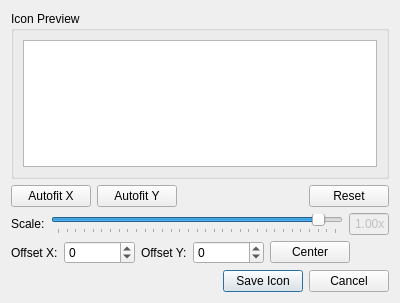
<?xml version="1.0" encoding="UTF-8"?>
<ui version="4.0">
 <class>iconExport</class>
 <widget class="QDialog" name="iconExport">
  <property name="geometry">
   <rect>
    <x>0</x>
    <y>0</y>
    <width>400</width>
    <height>303</height>
   </rect>
  </property>
  <property name="minimumSize">
   <size>
    <width>400</width>
    <height>303</height>
   </size>
  </property>
  <property name="maximumSize">
   <size>
    <width>400</width>
    <height>303</height>
   </size>
  </property>
  <property name="windowTitle">
   <string>Save TSR Icon</string>
  </property>
  <property name="modal">
   <bool>true</bool>
  </property>
  <layout class="QGridLayout" name="gridLayout">
   <item row="0" column="0">
    <layout class="QVBoxLayout" name="verticalLayout">
     <item>
      <widget class="QGroupBox" name="groupBox">
       <property name="title">
        <string>Icon Preview</string>
       </property>
       <layout class="QGridLayout" name="gridLayout_2">
        <item row="0" column="0">
         <widget class="QGraphicsView" name="iconPreview">
          <property name="minimumSize">
           <size>
            <width>148</width>
            <height>125</height>
           </size>
          </property>
          <property name="mouseTracking">
           <bool>true</bool>
          </property>
          <property name="toolTip">
           <string/>
          </property>
          <property name="dragMode">
           <enum>QGraphicsView::NoDrag</enum>
          </property>
         </widget>
        </item>
       </layout>
      </widget>
     </item>
     <item>
      <layout class="QHBoxLayout" name="horizontalLayout">
       <item>
        <widget class="QPushButton" name="fitXButton">
         <property name="toolTip">
          <string>Fit the animation frame to the icon's width, centering vertically</string>
         </property>
         <property name="text">
          <string>Autofit X</string>
         </property>
        </widget>
       </item>
       <item>
        <widget class="QPushButton" name="fitYButton">
         <property name="toolTip">
          <string>Fit the animation frame to the icon's height, centering horizontally</string>
         </property>
         <property name="text">
          <string>Autofit Y</string>
         </property>
        </widget>
       </item>
       <item>
        <spacer name="horizontalSpacer">
         <property name="orientation">
          <enum>Qt::Horizontal</enum>
         </property>
         <property name="sizeHint" stdset="0">
          <size>
           <width>40</width>
           <height>20</height>
          </size>
         </property>
        </spacer>
       </item>
       <item>
        <widget class="QPushButton" name="resetButton">
         <property name="toolTip">
          <string>Clear set values and place animation frame at 0,0 at original size</string>
         </property>
         <property name="text">
          <string>Reset</string>
         </property>
        </widget>
       </item>
      </layout>
     </item>
     <item>
      <layout class="QHBoxLayout" name="horizontalLayout_4">
       <item>
        <widget class="QLabel" name="label_3">
         <property name="toolTip">
          <string>Zoom multiplier for animation frame</string>
         </property>
         <property name="text">
          <string>Scale:</string>
         </property>
        </widget>
       </item>
       <item>
        <widget class="QSlider" name="horizontalSlider">
         <property name="toolTip">
          <string>Zoom multiplier for animation frame</string>
         </property>
         <property name="minimum">
          <number>-30</number>
         </property>
         <property name="maximum">
          <number>2</number>
         </property>
         <property name="singleStep">
          <number>1</number>
         </property>
         <property name="value">
          <number>0</number>
         </property>
         <property name="orientation">
          <enum>Qt::Horizontal</enum>
         </property>
         <property name="tickPosition">
          <enum>QSlider::TicksBelow</enum>
         </property>
         <property name="tickInterval">
          <number>0</number>
         </property>
        </widget>
       </item>
       <item>
        <widget class="QLineEdit" name="scaleFacBox">
         <property name="enabled">
          <bool>false</bool>
         </property>
         <property name="maximumSize">
          <size>
           <width>40</width>
           <height>16777215</height>
          </size>
         </property>
         <property name="focusPolicy">
          <enum>Qt::NoFocus</enum>
         </property>
         <property name="toolTip">
          <string>Zoom multiplier for animation frame</string>
         </property>
         <property name="text">
          <string>1.00x</string>
         </property>
         <property name="maxLength">
          <number>10</number>
         </property>
         <property name="alignment">
          <set>Qt::AlignRight|Qt::AlignTrailing|Qt::AlignVCenter</set>
         </property>
         <property name="readOnly">
          <bool>true</bool>
         </property>
        </widget>
       </item>
      </layout>
     </item>
     <item>
      <layout class="QHBoxLayout" name="horizontalLayout_3">
       <item>
        <widget class="QLabel" name="label">
         <property name="toolTip">
          <string>Offset, in pixels, from upper left of image</string>
         </property>
         <property name="text">
          <string>Offset X:</string>
         </property>
        </widget>
       </item>
       <item>
        <widget class="QSpinBox" name="offsetXBox">
         <property name="toolTip">
          <string>Offset, in pixels, from upper left of image</string>
         </property>
         <property name="minimum">
          <number>-999999999</number>
         </property>
         <property name="maximum">
          <number>999999999</number>
         </property>
        </widget>
       </item>
       <item>
        <widget class="QLabel" name="label_2">
         <property name="toolTip">
          <string>Offset, in pixels, from upper left of image</string>
         </property>
         <property name="text">
          <string>Offset Y:</string>
         </property>
        </widget>
       </item>
       <item>
        <widget class="QSpinBox" name="offsetYBox">
         <property name="toolTip">
          <string>Offset, in pixels, from upper left of image</string>
         </property>
         <property name="minimum">
          <number>-999999999</number>
         </property>
         <property name="maximum">
          <number>999999999</number>
         </property>
        </widget>
       </item>
       <item>
        <widget class="QPushButton" name="centerButton">
         <property name="text">
          <string>Center</string>
         </property>
        </widget>
       </item>
       <item>
        <spacer name="horizontalSpacer_2">
         <property name="orientation">
          <enum>Qt::Horizontal</enum>
         </property>
         <property name="sizeHint" stdset="0">
          <size>
           <width>40</width>
           <height>20</height>
          </size>
         </property>
        </spacer>
       </item>
      </layout>
     </item>
     <item>
      <layout class="QHBoxLayout" name="horizontalLayout_5">
       <item>
        <spacer name="horizontalSpacer_4">
         <property name="orientation">
          <enum>Qt::Horizontal</enum>
         </property>
         <property name="sizeHint" stdset="0">
          <size>
           <width>40</width>
           <height>20</height>
          </size>
         </property>
        </spacer>
       </item>
       <item>
        <widget class="QPushButton" name="saveIconBtn">
         <property name="toolTip">
          <string/>
         </property>
         <property name="text">
          <string>Save Icon</string>
         </property>
         <property name="default">
          <bool>true</bool>
         </property>
        </widget>
       </item>
       <item>
        <widget class="QPushButton" name="cancelBtn">
         <property name="text">
          <string>Cancel</string>
         </property>
        </widget>
       </item>
      </layout>
     </item>
    </layout>
   </item>
  </layout>
 </widget>
 <resources/>
 <connections/>
</ui>
